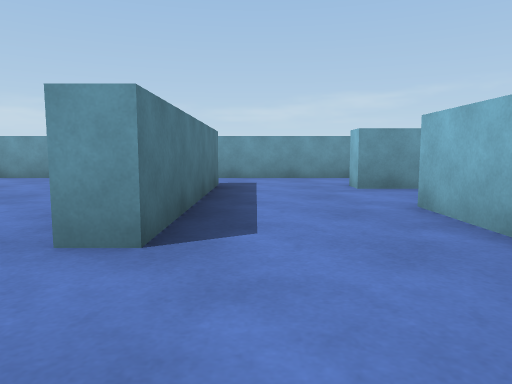
View 1 (above)

23 first-person views from a walk through a scene from a Unity 3-D project. The camera is 0.58 m above the floor, tilts 6° down and sees 70° across. The floor is counted in squares, 1 m on a side. Each view is taken from the middle of a square. On the plan, view 1 faces up. The plan holds only what a view shows up to about 10 squares ahead; the rest is blank. The player is left out.

View 2
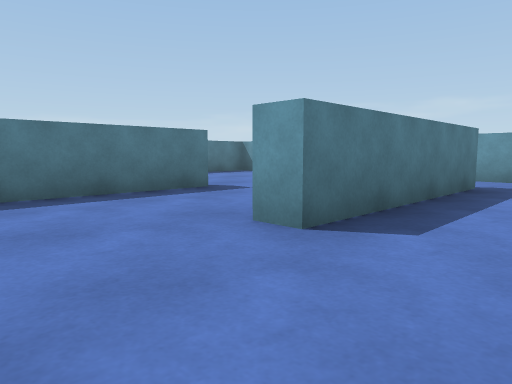

View 3
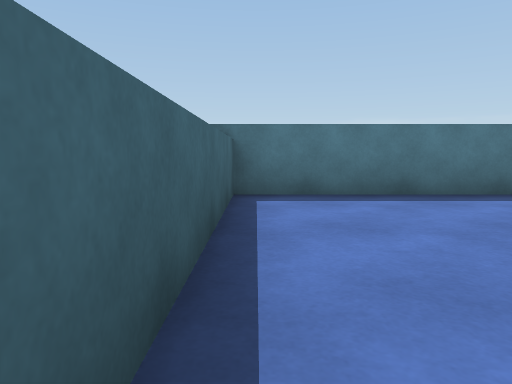

View 4
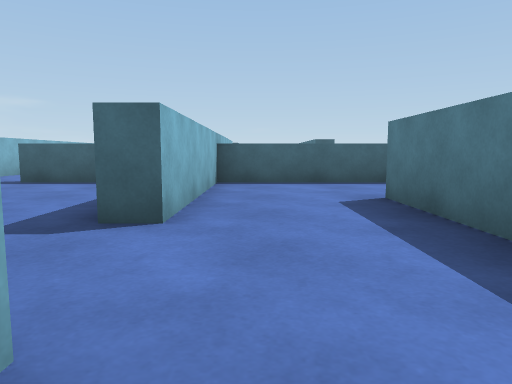

View 5
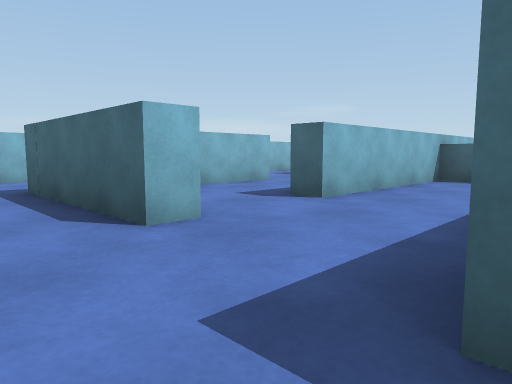

View 6
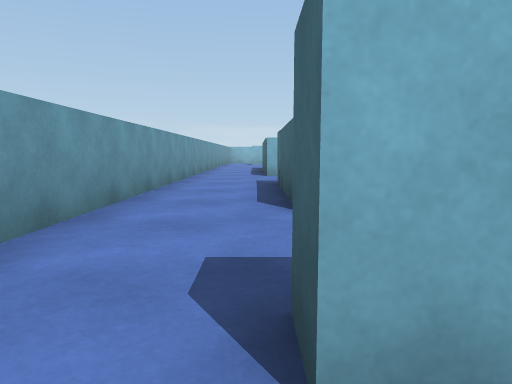

View 7
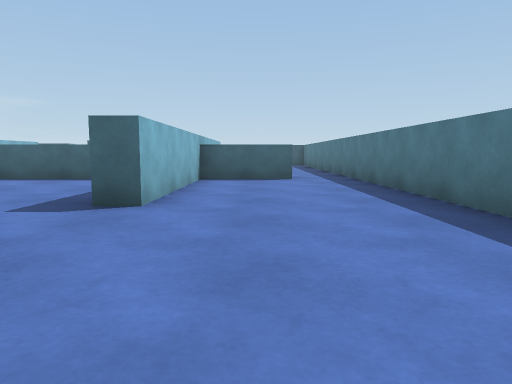

View 8
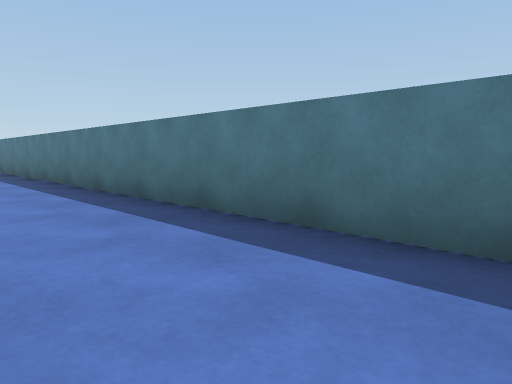

View 9
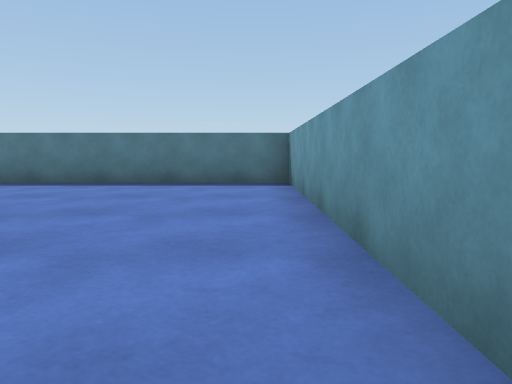

View 10
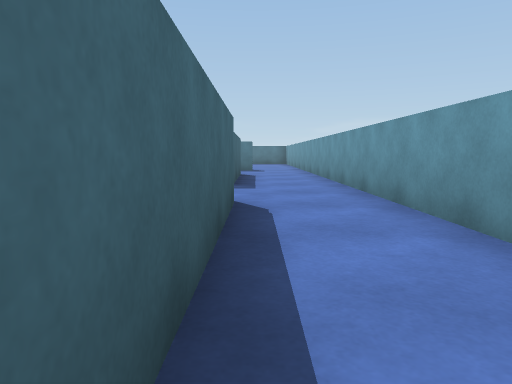

View 11
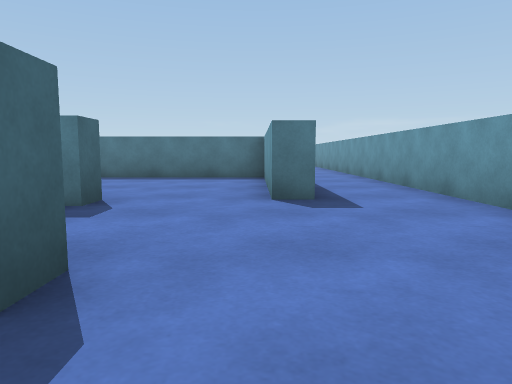

View 12
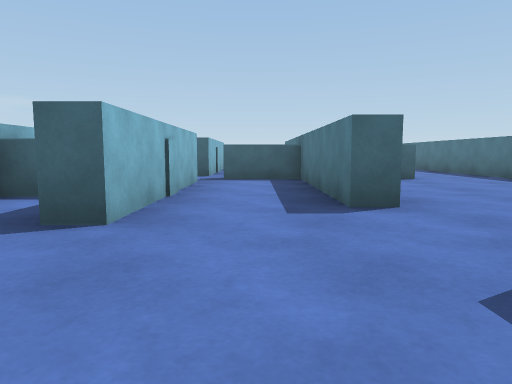

View 13
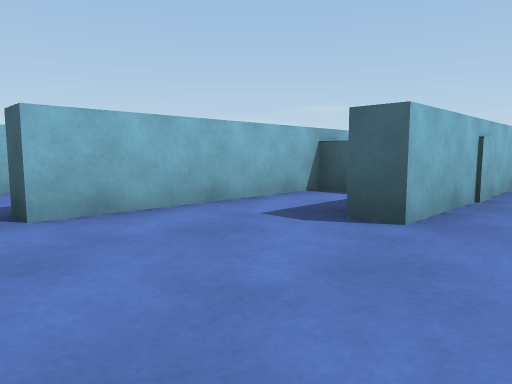

View 14
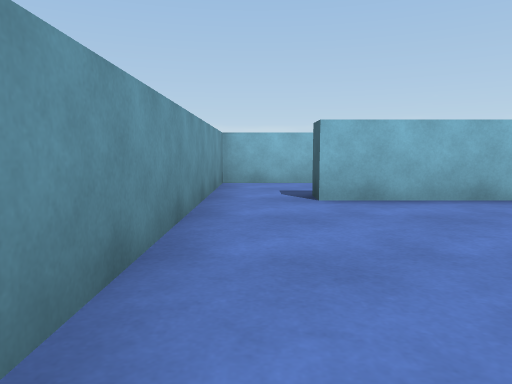

View 15
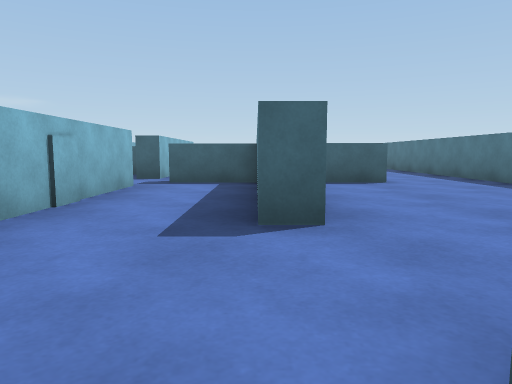

View 16
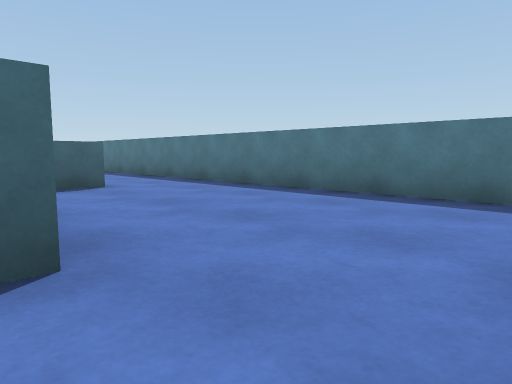

View 17
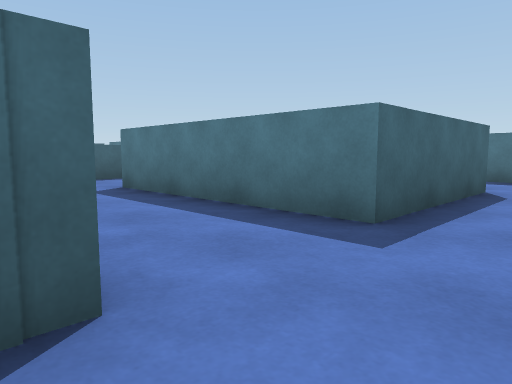

View 18
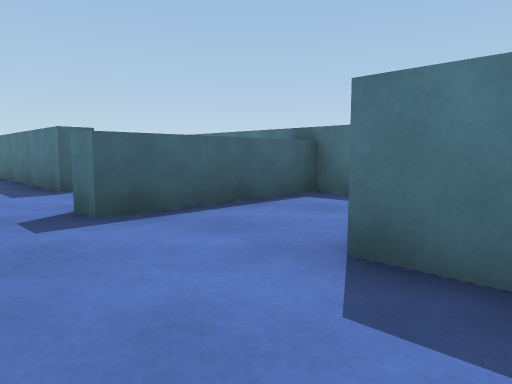

View 19
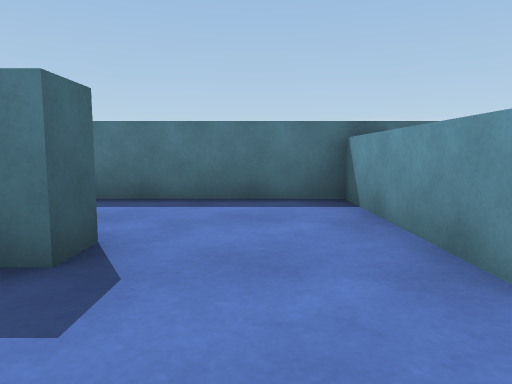

View 20
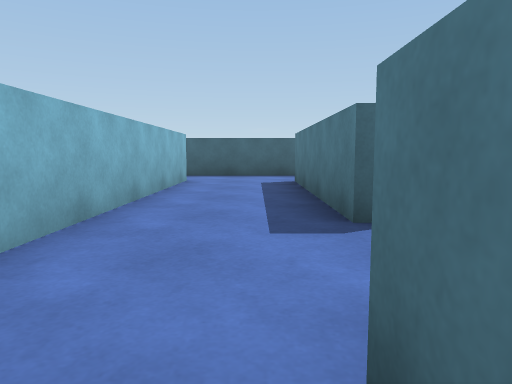

View 21
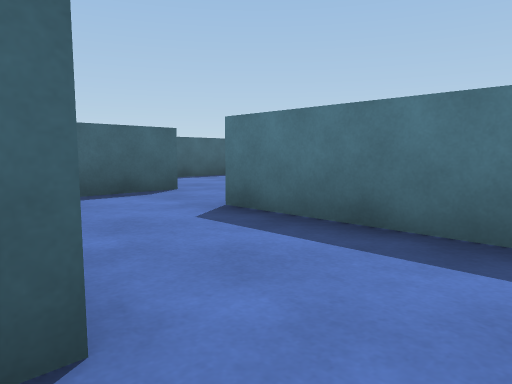

View 22
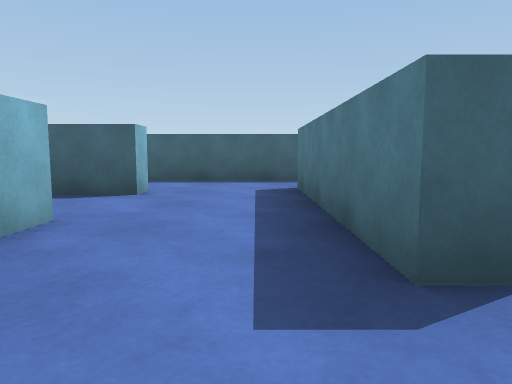

View 23
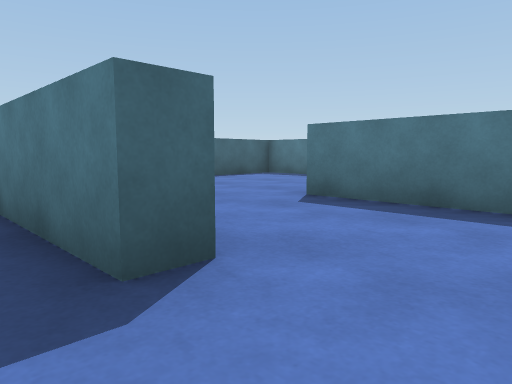

### Floor plan
Points are (right, up) in squares from view 1. A wall is a line through its corners. A room is listed if a view was taken in it or the views show most of it. See-through windows are left out.
Room 1 (views 1, 2, 3)
walls: (-0.7, 2.2) (-1.2, 2.2); (1.8, -1.5) (1.8, 2.4); (-4.2, 4.1) (-4.2, -0.3) (1.9, -0.3)
ways out: opening at (-2.5, 3) to room 3; opening at (0.5, 3) to room 11
Room 2 (views 4, 5, 9, 10, 11, 12, 13, 14, 15, 16, 17, 18, 20)
walls: (7.5, 6) (7.5, 6.7) (11.8, 6.7); (12.4, 6.8) (12.4, 6.2) (11.4, 6.2); (12.4, 4.1) (13, 4.1) (13, -0.3) (14.8, -0.3); (1.8, 6) (1.8, 6.6) (5.2, 6.6) (5.2, 1.9); (4.5, -0.3) (5.7, -0.3) (5.7, -0.9); (17.6, 8.7) (-1.6, 8.7); (16.9, 3.1) (17.5, 3.1); (15.2, 0.4) (15.2, 5.1) (15.9, 5.1); (17.5, 2.1) (17.5, 7.2); (-1.3, 6.7) (-0.7, 6.7) (-0.7, 5.5)
ways out: opening at (-1, 7.5) to room 3; opening at (6.5, -1) to room 4; opening at (12, 5) to room 6; opening at (0.5, 6) to room 11; opening at (5, 0.5) to room 12; opening at (15.5, 0); opening at (18, 8)
Room 3 (views 6, 7, 8)
walls: (-6.9, -0.3) (-4.7, -0.3) (-4.7, 4.1) (-4.2, 4.1); (-1.3, 6.4) (-1.3, 6.7); (-1.6, 8.7) (-8.3, 8.7) (-8.3, -1.5)
ways out: opening at (-2.5, 3) to room 1; opening at (-1, 7.5) to room 2; opening at (-7.5, -1)
Room 4 (views 19, 21)
walls: (4.9, -9.7) (7.9, -9.7); (1.8, -7.8) (1.8, -7.1); (7.5, -8) (7.5, -2); (-0.7, -6.5) (-0.7, -8.2); (4.6, -3) (5.2, -3) (5.2, -7.8); (-1.5, -9.7) (2.4, -9.7); (5.7, -0.9) (4.5, -0.9)
ways out: opening at (6.5, -1) to room 2; opening at (0.5, -7) to room 10; opening at (5, -2.5) to room 13; opening at (-1, -9); opening at (8, -9)
Room 5 (views 22, 23)
walls: (-1.4, -3.6) (-0.7, -3.6)
ways out: opening at (-1, -2.5) to room 8; opening at (0.5, -4.5) to room 10
Room 6 (no view inside)
walls: (10.4, -0.3) (11.6, -0.3); (11.4, 6.2) (8, 6.2) (8, -1.4)
ways out: opening at (12, 5) to room 2; opening at (9.5, -1)
Room 7 (no view inside)
walls: (1.8, 4.1) (2.4, 4.1); (2.8, 6) (1.8, 6); (4.6, 1.9) (4.6, 3.9)
ways out: opening at (2, 4.5) to room 11; opening at (3.5, 2.5) to room 12
Room 8 (no view inside)
walls: (-4.2, -2.6) (-4.2, -5.2)
ways out: opening at (-1, -2.5) to room 5; opening at (-2.5, -4.5)
Room 9 (no view inside)
walls: (2.3, -3.5) (2.3, -5.2); (1.8, -7.1) (3.2, -7.1)
ways out: opening at (2, -6) to room 10; opening at (3.5, -4.5) to room 13
Room 10 (no view inside)
walls: (-0.7, -3.6) (-0.7, -6.5); (1.8, -5.2) (1.8, -4.5)
ways out: opening at (0.5, -7) to room 4; opening at (0.5, -4.5) to room 5; opening at (2, -6) to room 9
Room 11 (no view inside)
walls: (-0.7, 5.5) (-0.7, 2.2); (1.8, 2.4) (1.8, 4.1)
ways out: opening at (0.5, 3) to room 1; opening at (0.5, 6) to room 2; opening at (2, 4.5) to room 7
Room 12 (no view inside)
walls: (2.2, -0.3) (4.5, -0.3)
ways out: opening at (5, 0.5) to room 2; opening at (3.5, 2.5) to room 7
Room 13 (no view inside)
walls: (4.5, -0.9) (2.2, -0.9); (2.3, 0.2) (2.3, -3.5)
ways out: opening at (5, -2.5) to room 4; opening at (3.5, -4.5) to room 9

Positions as (right, up) in squares from view 1, and headings:
1: (0, 0), facing up
2: (1, 0), facing up-left
3: (1, 0), facing left
4: (1, 7), facing down
5: (-1, 8), facing down-right
6: (-2, 7), facing right
7: (-6, 8), facing down
8: (-6, 8), facing down-left
9: (-1, 8), facing left
10: (12, 7), facing left
11: (17, 6), facing left
12: (14, 8), facing down
13: (14, 8), facing down-right
14: (13, 8), facing right
15: (13, 7), facing down
16: (13, 6), facing down-left
17: (8, 8), facing down-left
18: (7, 3), facing down-left
19: (7, -2), facing left
20: (6, 0), facing down
21: (5, -2), facing down-left
22: (0, -2), facing down
23: (0, -2), facing down-left
